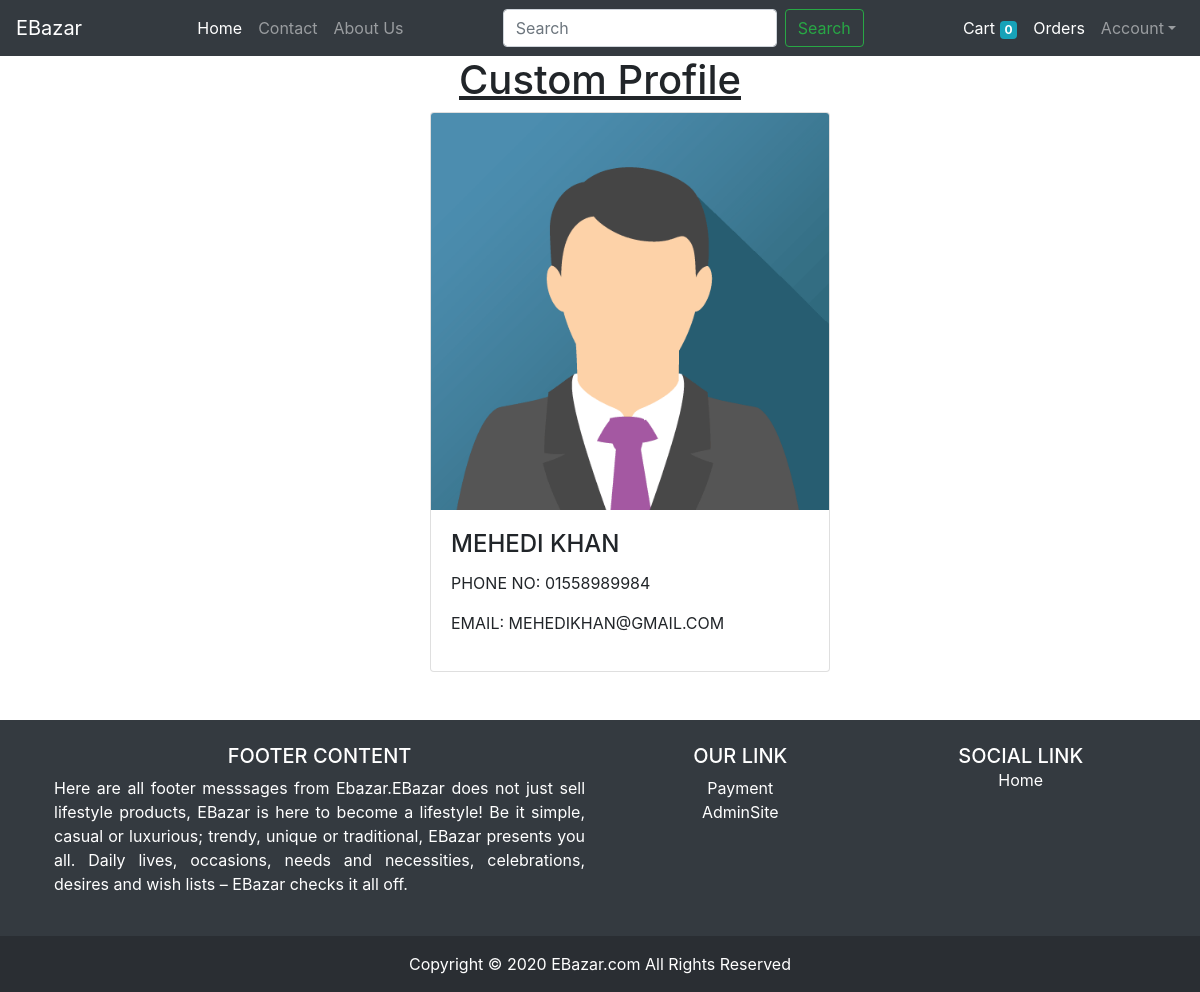
Page /customerprofile/ (signed in) on the committed database.
### store/models/customer.py (models this page shows, shortened)
class Customer(models.Model):
    first_name = models.CharField(max_length = 25)
    last_name = models.CharField(max_length = 25)
    phone = models.CharField(max_length=15)
    email = models.EmailField()
    password = models.CharField(max_length=500)

### store/views.py (the view)
# urls.py: path('customerprofile/',CustomerProfile.as_view(),name='customerprofile'),
class CustomerProfile(View):
    def get(self,request):
        customerid = request.session['customer']
        print(customerid)
        mycustomer = Customer.objects.get(id=int(customerid))
        print(mycustomer.first_name)
        context ={
            'customer':mycustomer,
        }
        return render(request,'customerProfile.html',context)

### templates/customerProfile.html
{% extends 'base.html' %}
{% load static %}
{% block content %}
<div class="container">
    <h1 class='text-center'><u>Custom Profile</u></h1>
    <div class="col-md-6 offset-4">
        {% if customer %}
    <div class="card " style="width:400px">
        <img class="card-img-top" src="{% static 'img_avatar.png' %}" alt="Card image" style="width:100%">
        <div class="card-body">
          <h4 class="card-title text-uppercase ">{{customer.first_name }} {{ customer.last_name}}</h4>
          <p class='text-uppercase'>Phone no: {{ customer.phone }}</p>
          <p class='text-uppercase'> Email: {{ customer.email }}</p>
        </div>
      </div>
      {% endif %}
    </div>
</div>
{% endblock %}

### rows in the picture
Customer: first_name "MEHEDI", last_name "KHAN", phone "01558989984", email "MEHEDIKHAN@GMAIL.COM"
